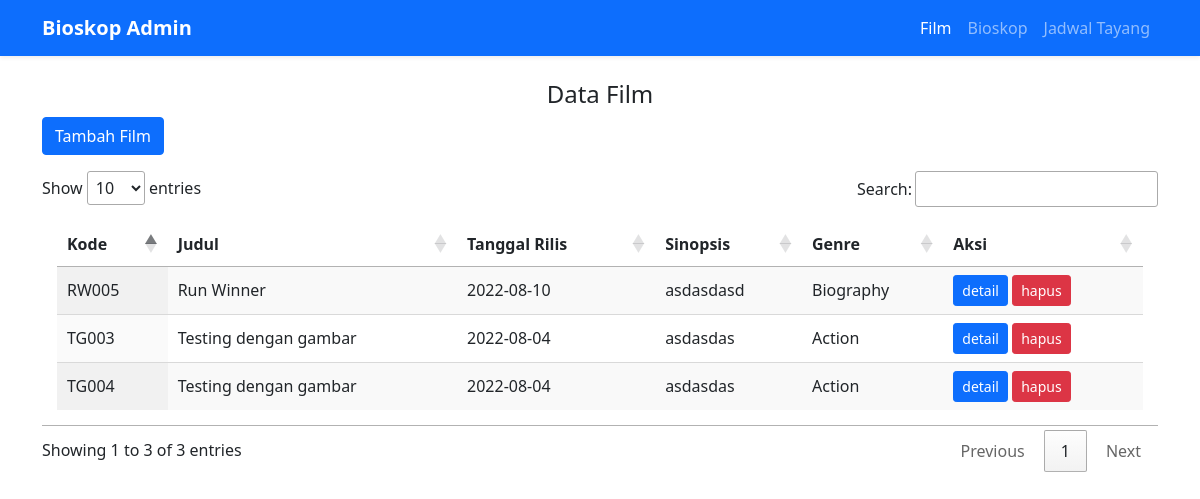
Page /dataFilm on the committed database.
### tables this page shows
CREATE TABLE `film` (
  `id_film` int(11) NOT NULL,
  `kd_film` varchar(255) NOT NULL,
  `judul_film` varchar(255) NOT NULL,
  `tgl_launc` date NOT NULL,
  `synopsys` text NOT NULL,
  `genre` varchar(100) NOT NULL,
  `poster` varchar(255) DEFAULT NULL
);

### application/libraries/Template.php (called while the page is built)
<?php
class Template
{
    var $template_data = [];
    function set($name, $value)
    {
        $this->template_data[$name] = $value;
    }
    function load($template = '', $view = '', $view_data = [], $return = false)
    {
        $this->CI = &get_instance();
        $this->set('contents', $this->CI->load->view($view, $view_data, TRUE));
        return $this->CI->load->view($template, $this->template_data, $return);
    }
}

### application/controllers/DataFilm.php (called while the page is built, shortened)
<?php
class DataFilm extends CI_Controller
{
    public function index()
    {
        $get = $this->film->get()->result();
        $data = array(
            'title' => 'Home',
            'film' => $get
        );
        $this->template->load('tempadmin', 'admin/film', $data);
    }
}

### index.php (called while the page is built, shortened)
<?php
require_once BASEPATH.'core/CodeIgniter.php';

### application/models/Film_m.php (called while the page is built, shortened)
<?php
class Film_m extends CI_Model
{
    public function get($where = null)
    {
        $this->db->select('*');
        $this->db->from('film');
        return $this->db->get();
    }
}

### application/views/admin/film.php (the view, shortened to what this page needs)
<section>
    <div class="container">
        <div class="row mb-3">
            <div class="col-md-12">
                <h4 class="text-center">Data Film</h4>
                <div class="float-start">
                    <button type="button" class="btn btn-primary" data-bs-toggle="modal" data-bs-target="#exampleModal">
                        Tambah Film
                    </button>
                </div>
            </div>
        </div>
        <div class="row mb-3">
            <div class="col-md">
                <table id="example" class="display" style="width:100%">
                    <thead>
                        <tr>
                            <th>Kode</th>
                            <th>Judul</th>
                            <th>Tanggal Rilis</th>
                            <th>Sinopsis</th>
                            <th>Genre</th>
                            <th>Aksi</th>
                        </tr>
                    </thead>
                    <tbody>
                        <?php
                        foreach ($film as $key => $data) {
                        ?>
                            <tr>
                                <td><?= $data->kd_film ?></td>
                                <td><?= $data->judul_film ?></td>
                                <td><?= $data->tgl_launc ?></td>
                                <td><?= $data->synopsys ?></td>
                                <td><?= $data->genre ?></td>
                                <td>
                                    <a href="<?= base_url('film/detail/') . $data->kd_film ?>" class="btn btn-circle btn-sm btn-primary">detail</a>
                                    <a href="<?= base_url('film/detail/') . $data->kd_film ?>" class="btn btn-circle btn-sm btn-danger">hapus</a>
                                </td>
                            </tr>
                        <?php } ?>
                    </tbody>
                </table>
            </div>
        </div>
    </div>
</section>

### assets/style.css (style rules this page uses)
section { padding-top: 5rem; }
table { border-collapse: collapse; padding: 15px; }
tr { border-bottom: 1pt solid black; padding: 15px; }

### rows in the picture
film: kd_film "TG003", judul_film "Testing dengan gambar", tgl_launc "2022-08-04", synopsys "asdasdas", genre "Action"
film: kd_film "TG004", judul_film "Testing dengan gambar", tgl_launc "2022-08-04", synopsys "asdasdas", genre "Action"
film: kd_film "RW005", judul_film "Run Winner", tgl_launc "2022-08-10", synopsys "asdasdasd", genre "Biography"
